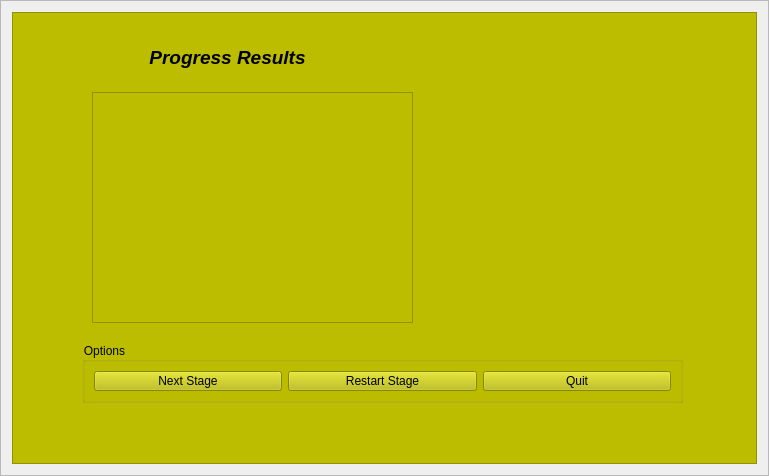
<?xml version="1.0" encoding="UTF-8"?>
<ui version="4.0">
 <class>Stage</class>
 <widget class="QFrame" name="Stage">
  <property name="geometry">
   <rect>
    <x>0</x>
    <y>0</y>
    <width>769</width>
    <height>476</height>
   </rect>
  </property>
  <property name="windowTitle">
   <string>Frame</string>
  </property>
  <property name="autoFillBackground">
   <bool>true</bool>
  </property>
  <property name="frameShape">
   <enum>QFrame::StyledPanel</enum>
  </property>
  <property name="frameShadow">
   <enum>QFrame::Raised</enum>
  </property>
  <layout class="QHBoxLayout" name="horizontalLayout_2">
   <item>
    <widget class="QFrame" name="frame">
     <property name="styleSheet">
      <string notr="true">background-color: rgb(170, 170, 127);
background-color: rgb(170, 255, 127);
background-color: rgb(189, 189, 0);</string>
     </property>
     <property name="frameShape">
      <enum>QFrame::StyledPanel</enum>
     </property>
     <property name="frameShadow">
      <enum>QFrame::Raised</enum>
     </property>
     <widget class="QGroupBox" name="groupBox">
      <property name="geometry">
       <rect>
        <x>70</x>
        <y>330</y>
        <width>601</width>
        <height>61</height>
       </rect>
      </property>
      <property name="title">
       <string>Options</string>
      </property>
      <layout class="QHBoxLayout" name="horizontalLayout">
       <item>
        <widget class="QPushButton" name="pushButton">
         <property name="text">
          <string>Next Stage</string>
         </property>
        </widget>
       </item>
       <item>
        <widget class="QPushButton" name="pushButton_2">
         <property name="text">
          <string>Restart Stage</string>
         </property>
        </widget>
       </item>
       <item>
        <widget class="QPushButton" name="pushButton_3">
         <property name="text">
          <string>Quit</string>
         </property>
        </widget>
       </item>
      </layout>
     </widget>
     <widget class="QLabel" name="label">
      <property name="geometry">
       <rect>
        <x>420</x>
        <y>80</y>
        <width>241</width>
        <height>221</height>
       </rect>
      </property>
      <property name="text">
       <string/>
      </property>
     </widget>
     <widget class="QTextEdit" name="textEdit">
      <property name="geometry">
       <rect>
        <x>80</x>
        <y>80</y>
        <width>321</width>
        <height>231</height>
       </rect>
      </property>
     </widget>
     <widget class="QLabel" name="label_2">
      <property name="geometry">
       <rect>
        <x>110</x>
        <y>30</y>
        <width>211</width>
        <height>31</height>
       </rect>
      </property>
      <property name="font">
       <font>
        <family>Arial</family>
        <pointsize>14</pointsize>
        <weight>75</weight>
        <italic>true</italic>
        <bold>true</bold>
       </font>
      </property>
      <property name="text">
       <string>Progress Results</string>
      </property>
      <property name="alignment">
       <set>Qt::AlignCenter</set>
      </property>
     </widget>
    </widget>
   </item>
  </layout>
 </widget>
 <resources/>
 <connections/>
</ui>
